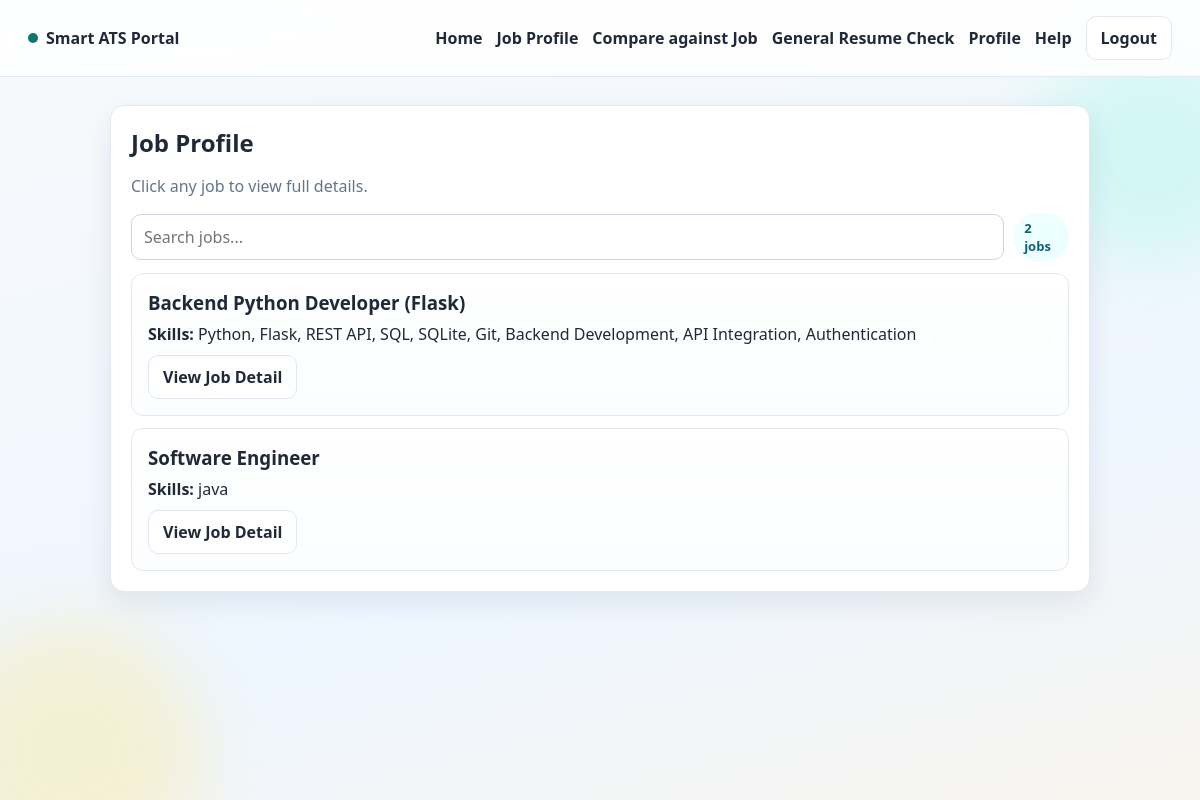
Before: /student/job-profile (signed in) with the older database file.
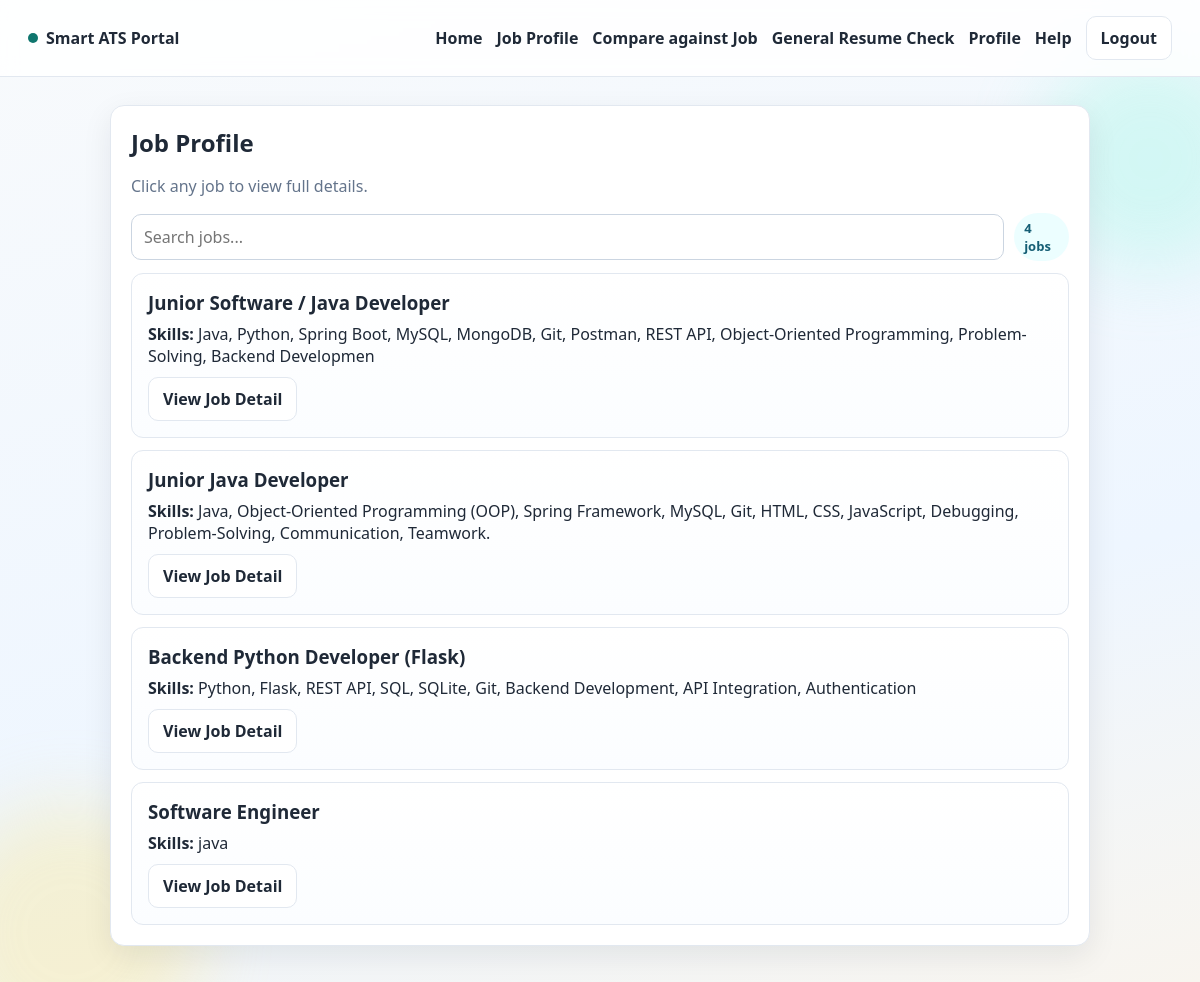
After: the same page with the newer database file.
### tables this page shows
CREATE TABLE jobs(
        id INTEGER PRIMARY KEY AUTOINCREMENT,
        title TEXT,
        description TEXT,
        skills TEXT,
        recruiter_email TEXT
    , application_deadline TEXT);

### app.py (the view)
@app.route("/student/job-profile")
def student_job_profile():
    if not role_required("student"):
        flash("Student access required.", "error")
        return redirect("/")
    conn = get_db_connection()
    cur = conn.cursor()
    cur.execute("SELECT * FROM jobs ORDER BY id DESC")
    all_jobs = cur.fetchall()
    conn.close()
    return render_template(
        "student_job_profile.html",
        jobs=all_jobs,
        resume_uploaded="resume_text" in session,
    )

### app.py (called while the page is built)
def get_db_connection():
    conn = sqlite3.connect("database.db", timeout=10)
    conn.row_factory = sqlite3.Row
    return conn

def role_required(role):
    return "user" in session and session.get("role") == role

@app.context_processor
def inject_user_context():
    return {
        "is_logged_in": "user" in session,
        "user_email": session.get("user"),
        "role": session.get("role"),
    }

### templates/student_job_profile.html (shortened to what this page needs)
{% extends "base.html" %}
{% block content %}
<section class="card fade-up">
  <div class="section-head">
    <h1>Job Profile</h1>
    <p>Click any job to view full details.</p>
  </div>
  <div class="toolbar">
    <input id="jobSearch" type="text" placeholder="Search jobs...">
    <span id="jobCount" class="pill">{{ jobs|length }} jobs</span>
  </div>
  <div id="jobsList" class="job-grid">
    {% for job in jobs %}
      <article class="job-card" data-title="{{ job['title']|lower }}" data-desc="{{ (job['description'] or '')|lower }}" data-skills="{{ (job['skills'] or '')|lower }}">
        <h3>{{ job["title"] }}</h3>
        <p><strong>Skills:</strong> {{ job["skills"] or "Not specified" }}</p>
        <div class="job-actions">
          <a class="btn-outline" href="/student/jobs/{{ job['id'] }}">View Job Detail</a>
        </div>
      </article>
    {% endfor %}
  </div>
</section>
{% endblock %}

Changed rows visible on the page:
added jobs: title "Junior Software / Java Developer", skills "Java, Python, Spring Boot, MySQL, MongoDB, Git, Postman, REST API, Object-Oriented Programming, Problem-Solving, Backend Developmen"
added jobs: title "Junior Java Developer", skills "Java, Object-Oriented Programming (OOP), Spring Framework, MySQL, Git, HTML, CSS, JavaScript, Debugging, Problem-Solving, Communication, Teamwork."
Other visible differences:
{{ jobs|length }}: "2" → "4"
